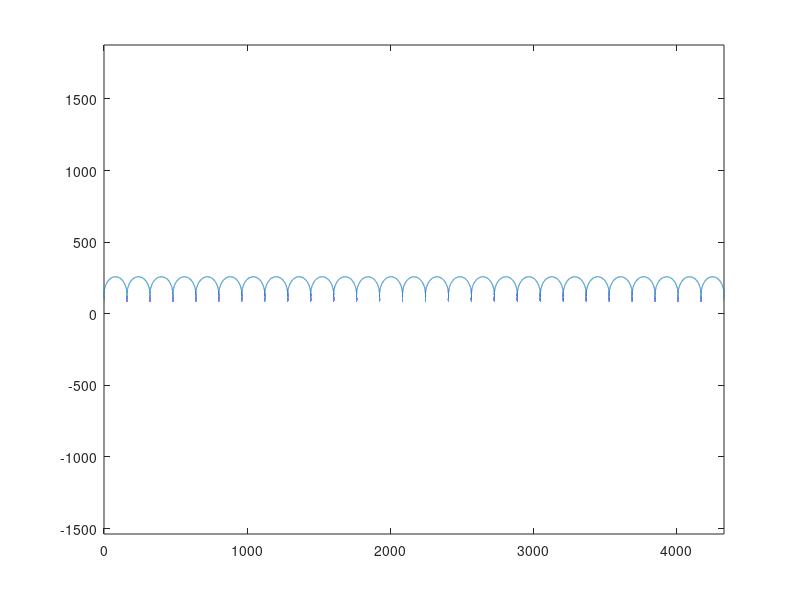
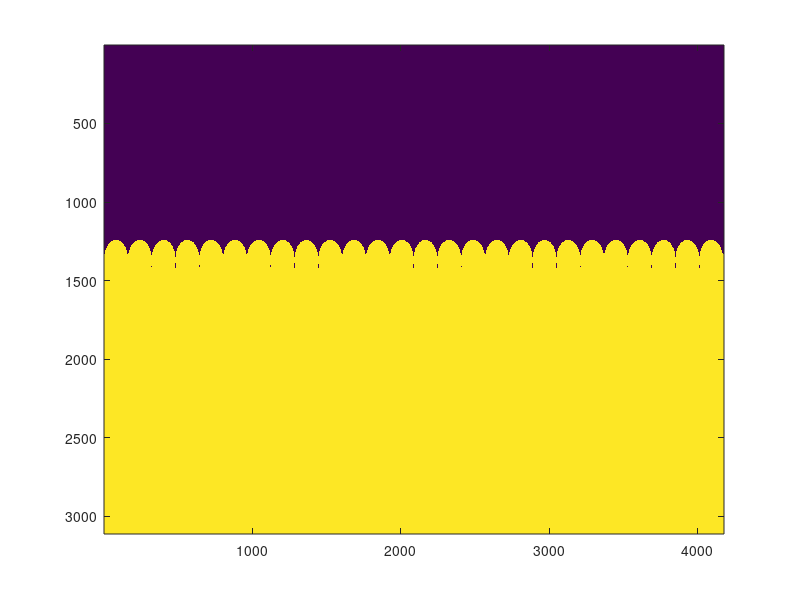
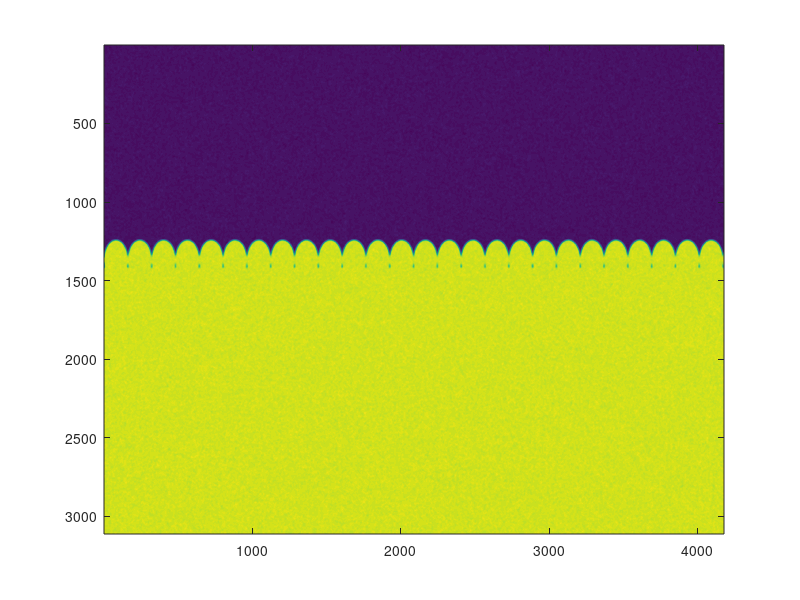

The MATLAB source for these figures, in order: (Note: this script raises an error after producing the figures.)
clear
clc
close all

mpp = 41.782d-6/0.67; % meters per pixel

rows = 3113; 
cols = 4176;

imsurf = zeros(rows,cols);

lambda = 1e-2;
a = lambda*0.73;

A = 2*lambda/pi/a*((1+pi^2*a^2/4/lambda^2)^0.5-1);

alpha = 0:0.0002:ceil(cols*mpp/lambda);

x = lambda*(alpha-2/pi*A*sin(2*pi*alpha)./(1+A^2+2*A*cos(2*pi*alpha)));
y = lambda*(2/pi-2/pi*A*cos(2*pi*alpha)./(1+A^2+2*A*cos(2*pi*alpha)));

plot(x/mpp,y/mpp)
axis equal

figure
imax = find(round(x/mpp)+1==cols);
is = sub2ind([rows,cols],1500-round(y(1:imax(1))/mpp),round(x(1:imax(1))/mpp)+1);
imsurf(is)=1;

imbinfill = imfill(logical(imsurf),sub2ind([rows,cols],rows,cols));
imagesc(imbinfill)

figure
im = zeros(rows,cols);
im(imbinfill) = 60;
im(~imbinfill) = 5;
noise = randn(rows,cols);
im = max(im+10*noise,0);
im = imgaussfilt(im,5);
imagesc(im)
[BadFramePIVSurfW1, XPIVSurfW1_Surface, PIVSurfW1_Surface] = FindWaterSurface(im);
hold on
plot(XPIVSurfW1_Surface, PIVSurfW1_Surface,'-r');

set(gca,'DataAspectRatio',[1 1 1])
ylim([1000,1500])


%%
A = zeros(cols,rows);
A = gauss2d(A,10,[50,50]);
figure
imagesc(A)
iA = ifft2(A);
figure
imagesc(abs(iA))

%%
function mat = gauss2d(mat, sigma, center)
    gsize = size(mat);
    for r=1:gsize(1)
        for c=1:gsize(2)
            mat(r,c) = gaussC(r,c, sigma, center);
        end
    end
end

function val = gaussC(x, y, sigma, center)
    xc = center(1);
    yc = center(2);
    exponent = ((x-xc).^2 + (y-yc).^2)./(2*sigma);
    val       = (exp(-exponent));
end

function [BadFramePIVSurfW,XPIVSurfW_Surface,PIVSurfW_Surface] = FindWaterSurface(PIVSurfW_CamAngle)
    X = 31:size(PIVSurfW_CamAngle,2)-40;
    [imSurf] = CrapperOptimized_FindSurface(PIVSurfW_CamAngle(1:2800,X), 3, 5);
    PIVSurf_Surface_Raw = imSurf.surface;
    PIVSurf_Surface_Raw=despike_fab(PIVSurf_Surface_Raw);
    PIVSurf_Surface_Raw=despike_fab(PIVSurf_Surface_Raw);
    PIVSurf_Surface_Raw=despike_fab(PIVSurf_Surface_Raw);
    PIVSurf_Surface_Int = filt_spray(PIVSurf_Surface_Raw);
    PIVSurf_Surface_Int = smoothn(PIVSurf_Surface_Int, 'robust');
    [SP,~] = spaps(1:length(PIVSurf_Surface_Int), PIVSurf_Surface_Int, 1d5);
    if length(SP.coefs)>2
        PIVSurf_Surface_W = SP.coefs(2:end-1);
    else
        CC = polyfit([X(1),X(end)],[SP.coefs(1) SP.coefs(2)],1);
        PIVSurf_Surface_W = polyval(CC,[X(1):X(end)]);
    end
    Usurf = X;
    Vsurf = PIVSurf_Surface_W;
    
    %%% Check if bad frame
    BadFramePIVSurfW = 0;
    if imSurf.badFrameBool == 1
        BadFramePIVSurfW = 1;
    end
    
    XPIVSurfW_Surface = Usurf;
    PIVSurfW_Surface = Vsurf;
end
